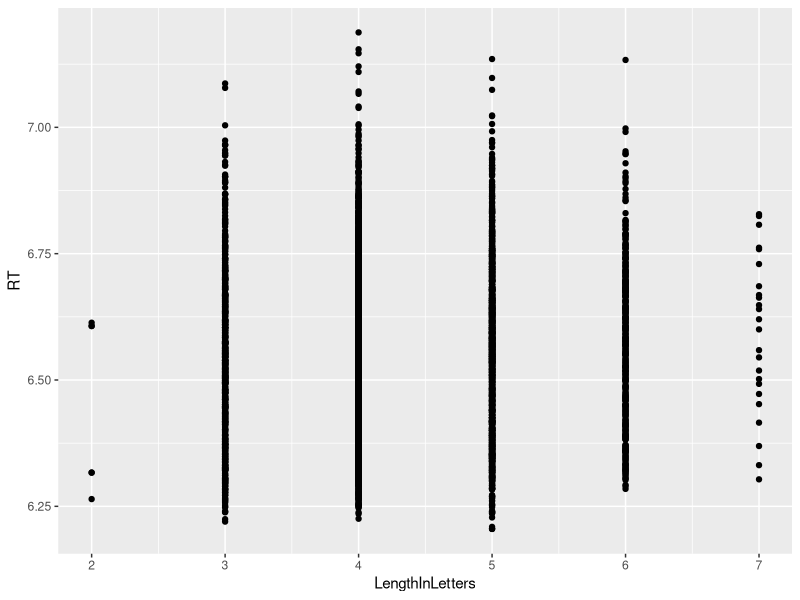

Source code (R): (Note: this script raises an error after producing the figure.)
## ---- chunk 1
library(tidyverse)
## ---- chunk 2
d = read_csv("../pset2/english.csv")
d$RT = d$RTlexdec
## ---- chunk 3
ggplot(d, aes(x=LengthInLetters, y=RT)) + geom_point()

group_by(d, LengthInLetters) %>%
  summarise(m=mean(RT))

l = lm(RT ~ LengthInLetters, data=d)
summary(l)

l.log = lm(RT ~ log(LengthInLetters), data=d)
summary(l.log)


l2 = lm(RT ~ LengthInLetters + WrittenFrequency, data=d)

# y = mx + b -> one predictor
# y = beta1 * x1 + beta2 * x2 + b -> two predictors
## ---- chunk 4
l.5 = lm(data=d, RT ~ WrittenFrequency + LengthInLetters +
           Ncount + MeanBigramFrequency + WrittenSpokenFrequencyRatio)
summary(l.5)
## ---- chunk 5
unique(d$AgeSubject)

d$Predict.Mean = mean(d$RT)
d = group_by(d, AgeSubject) %>%
  mutate(Predict.AgeGroup = mean(RT))
unique(d$Predict.AgeGroup)

sse.mean.as.model = sum((d$RT - d$Predict.Mean)^2)
sse.agegroup.as.model = sum((d$RT - d$Predict.AgeGroup)^2)

1 - sse.agegroup.as.model/sse.mean.as.model

d$AgeVariable = ifelse(d$AgeSubject == "young", 0, 1)
sample_n(d, 10) %>% select(AgeSubject, AgeVariable)

l.cat = lm(data=d, RT ~ AgeVariable)
# l.cat = lm(data=d, RT ~ 1 + AgeVariable)
# l.cat = lm(data=d, RT ~ 0 + AgeVariable) # get rid of intercept

e = tibble(AgeVariable = 0)

predict(l.cat, newdata=e)

summary(l.cat)
# y = mx + b
# young -> predict intercept -> 6.43
# old -> predict intercept + 1 * slope -> 6.43 + .22 -> 6.65

unique(d$Predict.AgeGroup)
## ---- chunk 6
l.cat.mult = lm(data=d, RT ~ WrittenFrequency + 
                  LengthInLetters + AgeVariable)
summary(l.cat.mult)

l.cat.mult.2 = lm(data=d, RT ~ WrittenFrequency + 
                  LengthInLetters + AgeSubject)
summary(l.cat.mult.2)
## ---- chunk 7
d = read_csv("../textbook/data/perry_winter_2017_iconicity.csv")

## ---- chunk 8
l.simple = lm(data=d, RT ~ WrittenFrequency + LengthInLetters)
## ---- chunk 9

